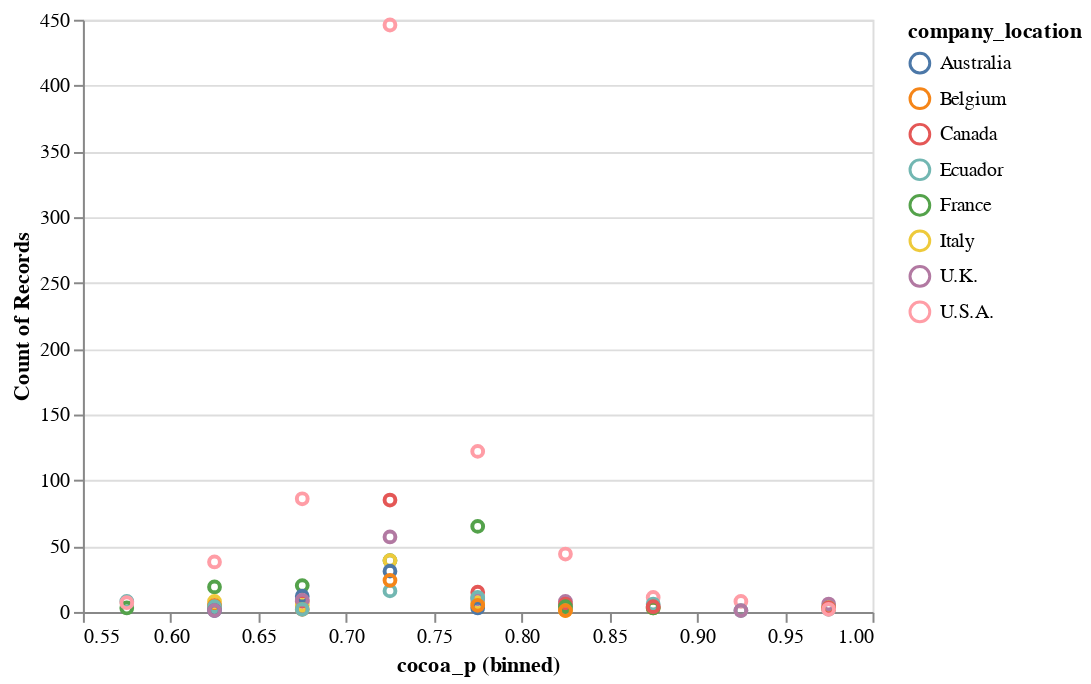

This figure's notebook cell:
### Code cell
# relationship between production and cocoa percentage, group by country
alt.Chart(choco).mark_point().transform_joinaggregate(
    groupby=["company_location"],
    location_count="count()"
).transform_filter(
    alt.datum.location_count>=40
).encode(
    x=alt.X("cocoa_p:Q", bin=True),
    y="count()",
    color="company_location:N"
)

### Figure 1 — Vega-Lite specification as saved in the notebook (floating-point values rounded to 4 significant figures; data arrays with more than 128 entries replaced by an {"elided": "..."} marker saying what was removed)
{"config": {"view": {"continuousWidth": 400, "continuousHeight": 300}}, "data": {"name": "data-3adfd78557ae03ec58006e4913ba1afe"}, "mark": "point", "encoding": {"color": {"field": "company_location", "type": "nominal"}, "x": {"bin": true, "field": "cocoa_p", "type": "quantitative"}, "y": {"aggregate": "count", "type": "quantitative"}}, "transform": [{"joinaggregate": [{"op": "count", "as": "location_count"}], "groupby": ["company_location"]}, {"filter": "(datum.location_count >= 40)"}], "$schema": "https://vega.github.io/schema/vega-lite/v4.17.0.json", "datasets": {"data-3adfd78557ae03ec58006e4913ba1afe": {"elided": "1795 records"}}}
